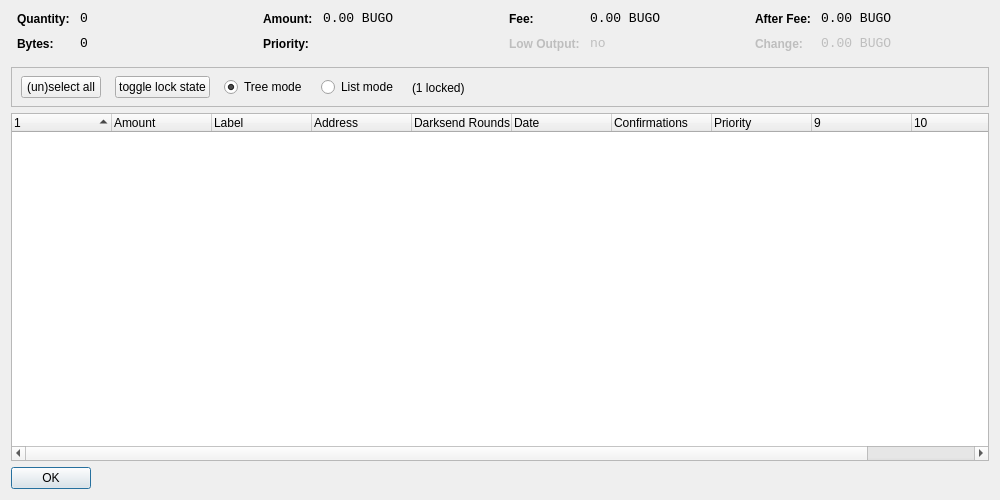
<?xml version="1.0" encoding="UTF-8"?>
<ui version="4.0">
 <class>CoinControlDialog</class>
 <widget class="QDialog" name="CoinControlDialog">
  <property name="geometry">
   <rect>
    <x>0</x>
    <y>0</y>
    <width>1000</width>
    <height>500</height>
   </rect>
  </property>
  <property name="windowTitle">
   <string>Coin Control</string>
  </property>
  <layout class="QVBoxLayout" name="verticalLayout">
   <item>
    <layout class="QHBoxLayout" name="horizontalLayoutTop" stretch="0,0,0,0">
     <property name="topMargin">
      <number>0</number>
     </property>
     <property name="bottomMargin">
      <number>10</number>
     </property>
     <item>
      <layout class="QFormLayout" name="formLayoutCoinControl1">
       <property name="horizontalSpacing">
        <number>10</number>
       </property>
       <property name="verticalSpacing">
        <number>10</number>
       </property>
       <property name="leftMargin">
        <number>6</number>
       </property>
       <property name="rightMargin">
        <number>6</number>
       </property>
       <item row="0" column="0">
        <widget class="QLabel" name="labelCoinControlQuantityText">
         <property name="styleSheet">
          <string notr="true">font-weight:bold;</string>
         </property>
         <property name="text">
          <string>Quantity:</string>
         </property>
        </widget>
       </item>
       <item row="0" column="1">
        <widget class="QLabel" name="labelCoinControlQuantity">
         <property name="font">
          <font>
           <family>Monospace</family>
           <pointsize>10</pointsize>
          </font>
         </property>
         <property name="cursor">
          <cursorShape>IBeamCursor</cursorShape>
         </property>
         <property name="contextMenuPolicy">
          <enum>Qt::ActionsContextMenu</enum>
         </property>
         <property name="text">
          <string notr="true">0</string>
         </property>
         <property name="textInteractionFlags">
          <set>Qt::LinksAccessibleByMouse|Qt::TextSelectableByKeyboard|Qt::TextSelectableByMouse</set>
         </property>
        </widget>
       </item>
       <item row="1" column="0">
        <widget class="QLabel" name="labelCoinControlBytesText">
         <property name="styleSheet">
          <string notr="true">font-weight:bold;</string>
         </property>
         <property name="text">
          <string>Bytes:</string>
         </property>
        </widget>
       </item>
       <item row="1" column="1">
        <widget class="QLabel" name="labelCoinControlBytes">
         <property name="font">
          <font>
           <family>Monospace</family>
           <pointsize>10</pointsize>
          </font>
         </property>
         <property name="cursor">
          <cursorShape>IBeamCursor</cursorShape>
         </property>
         <property name="contextMenuPolicy">
          <enum>Qt::ActionsContextMenu</enum>
         </property>
         <property name="text">
          <string notr="true">0</string>
         </property>
         <property name="textInteractionFlags">
          <set>Qt::LinksAccessibleByMouse|Qt::TextSelectableByKeyboard|Qt::TextSelectableByMouse</set>
         </property>
        </widget>
       </item>
      </layout>
     </item>
     <item>
      <layout class="QFormLayout" name="formLayoutCoinControl2">
       <property name="horizontalSpacing">
        <number>10</number>
       </property>
       <property name="verticalSpacing">
        <number>10</number>
       </property>
       <property name="leftMargin">
        <number>6</number>
       </property>
       <property name="rightMargin">
        <number>6</number>
       </property>
       <item row="0" column="0">
        <widget class="QLabel" name="labelCoinControlAmountText">
         <property name="styleSheet">
          <string notr="true">font-weight:bold;</string>
         </property>
         <property name="text">
          <string>Amount:</string>
         </property>
        </widget>
       </item>
       <item row="0" column="1">
        <widget class="QLabel" name="labelCoinControlAmount">
         <property name="font">
          <font>
           <family>Monospace</family>
           <pointsize>10</pointsize>
          </font>
         </property>
         <property name="cursor">
          <cursorShape>IBeamCursor</cursorShape>
         </property>
         <property name="contextMenuPolicy">
          <enum>Qt::ActionsContextMenu</enum>
         </property>
         <property name="text">
          <string notr="true">0.00 BUGO</string>
         </property>
         <property name="textInteractionFlags">
          <set>Qt::LinksAccessibleByMouse|Qt::TextSelectableByKeyboard|Qt::TextSelectableByMouse</set>
         </property>
        </widget>
       </item>
       <item row="1" column="0">
        <widget class="QLabel" name="labelCoinControlPriorityText">
         <property name="styleSheet">
          <string notr="true">font-weight:bold;</string>
         </property>
         <property name="text">
          <string>Priority:</string>
         </property>
        </widget>
       </item>
       <item row="1" column="1">
        <widget class="QLabel" name="labelCoinControlPriority">
         <property name="font">
          <font>
           <family>Monospace</family>
           <pointsize>10</pointsize>
          </font>
         </property>
         <property name="cursor">
          <cursorShape>IBeamCursor</cursorShape>
         </property>
         <property name="contextMenuPolicy">
          <enum>Qt::ActionsContextMenu</enum>
         </property>
         <property name="text">
          <string/>
         </property>
         <property name="textInteractionFlags">
          <set>Qt::LinksAccessibleByMouse|Qt::TextSelectableByKeyboard|Qt::TextSelectableByMouse</set>
         </property>
        </widget>
       </item>
      </layout>
     </item>
     <item>
      <layout class="QFormLayout" name="formLayoutCoinControl3">
       <property name="horizontalSpacing">
        <number>10</number>
       </property>
       <property name="verticalSpacing">
        <number>10</number>
       </property>
       <property name="leftMargin">
        <number>6</number>
       </property>
       <property name="rightMargin">
        <number>6</number>
       </property>
       <item row="0" column="0">
        <widget class="QLabel" name="labelCoinControlFeeText">
         <property name="styleSheet">
          <string notr="true">font-weight:bold;</string>
         </property>
         <property name="text">
          <string>Fee:</string>
         </property>
        </widget>
       </item>
       <item row="0" column="1">
        <widget class="QLabel" name="labelCoinControlFee">
         <property name="font">
          <font>
           <family>Monospace</family>
           <pointsize>10</pointsize>
          </font>
         </property>
         <property name="cursor">
          <cursorShape>IBeamCursor</cursorShape>
         </property>
         <property name="contextMenuPolicy">
          <enum>Qt::ActionsContextMenu</enum>
         </property>
         <property name="text">
          <string notr="true">0.00 BUGO</string>
         </property>
         <property name="textInteractionFlags">
          <set>Qt::LinksAccessibleByMouse|Qt::TextSelectableByKeyboard|Qt::TextSelectableByMouse</set>
         </property>
        </widget>
       </item>
       <item row="1" column="0">
        <widget class="QLabel" name="labelCoinControlLowOutputText">
         <property name="enabled">
          <bool>false</bool>
         </property>
         <property name="styleSheet">
          <string notr="true">font-weight:bold;</string>
         </property>
         <property name="text">
          <string>Low Output:</string>
         </property>
        </widget>
       </item>
       <item row="1" column="1">
        <widget class="QLabel" name="labelCoinControlLowOutput">
         <property name="enabled">
          <bool>false</bool>
         </property>
         <property name="font">
          <font>
           <family>Monospace</family>
           <pointsize>10</pointsize>
          </font>
         </property>
         <property name="cursor">
          <cursorShape>IBeamCursor</cursorShape>
         </property>
         <property name="contextMenuPolicy">
          <enum>Qt::ActionsContextMenu</enum>
         </property>
         <property name="text">
          <string notr="true">no</string>
         </property>
         <property name="textInteractionFlags">
          <set>Qt::LinksAccessibleByMouse|Qt::TextSelectableByKeyboard|Qt::TextSelectableByMouse</set>
         </property>
        </widget>
       </item>
      </layout>
     </item>
     <item>
      <layout class="QFormLayout" name="formLayoutCoinControl4">
       <property name="horizontalSpacing">
        <number>10</number>
       </property>
       <property name="verticalSpacing">
        <number>10</number>
       </property>
       <property name="leftMargin">
        <number>6</number>
       </property>
       <property name="rightMargin">
        <number>6</number>
       </property>
       <item row="0" column="0">
        <widget class="QLabel" name="labelCoinControlAfterFeeText">
         <property name="styleSheet">
          <string notr="true">font-weight:bold;</string>
         </property>
         <property name="text">
          <string>After Fee:</string>
         </property>
        </widget>
       </item>
       <item row="0" column="1">
        <widget class="QLabel" name="labelCoinControlAfterFee">
         <property name="font">
          <font>
           <family>Monospace</family>
           <pointsize>10</pointsize>
          </font>
         </property>
         <property name="cursor">
          <cursorShape>IBeamCursor</cursorShape>
         </property>
         <property name="contextMenuPolicy">
          <enum>Qt::ActionsContextMenu</enum>
         </property>
         <property name="text">
          <string notr="true">0.00 BUGO</string>
         </property>
         <property name="textInteractionFlags">
          <set>Qt::LinksAccessibleByMouse|Qt::TextSelectableByKeyboard|Qt::TextSelectableByMouse</set>
         </property>
        </widget>
       </item>
       <item row="1" column="0">
        <widget class="QLabel" name="labelCoinControlChangeText">
         <property name="enabled">
          <bool>false</bool>
         </property>
         <property name="styleSheet">
          <string notr="true">font-weight:bold;</string>
         </property>
         <property name="text">
          <string>Change:</string>
         </property>
        </widget>
       </item>
       <item row="1" column="1">
        <widget class="QLabel" name="labelCoinControlChange">
         <property name="enabled">
          <bool>false</bool>
         </property>
         <property name="font">
          <font>
           <family>Monospace</family>
           <pointsize>10</pointsize>
          </font>
         </property>
         <property name="cursor">
          <cursorShape>IBeamCursor</cursorShape>
         </property>
         <property name="contextMenuPolicy">
          <enum>Qt::ActionsContextMenu</enum>
         </property>
         <property name="text">
          <string notr="true">0.00 BUGO</string>
         </property>
         <property name="textInteractionFlags">
          <set>Qt::LinksAccessibleByMouse|Qt::TextSelectableByKeyboard|Qt::TextSelectableByMouse</set>
         </property>
        </widget>
       </item>
      </layout>
     </item>
    </layout>
   </item>
   <item>
    <widget class="QFrame" name="frame">
     <property name="minimumSize">
      <size>
       <width>0</width>
       <height>40</height>
      </size>
     </property>
     <property name="frameShape">
      <enum>QFrame::StyledPanel</enum>
     </property>
     <property name="frameShadow">
      <enum>QFrame::Sunken</enum>
     </property>
     <widget class="QWidget" name="horizontalLayoutWidget">
      <property name="geometry">
       <rect>
        <x>10</x>
        <y>0</y>
        <width>781</width>
        <height>41</height>
       </rect>
      </property>
      <layout class="QHBoxLayout" name="horizontalLayoutPanel" stretch="0,0,0,0,0">
       <property name="spacing">
        <number>14</number>
       </property>
       <item>
        <widget class="QPushButton" name="pushButtonSelectAll">
         <property name="sizePolicy">
          <sizepolicy hsizetype="Maximum" vsizetype="Fixed">
           <horstretch>0</horstretch>
           <verstretch>0</verstretch>
          </sizepolicy>
         </property>
         <property name="text">
          <string>(un)select all</string>
         </property>
        </widget>
       </item>
        <item>
         <widget class="QPushButton" name="pushButtonToggleLock">
          <property name="sizePolicy">
           <sizepolicy hsizetype="Maximum" vsizetype="Fixed">
            <horstretch>0</horstretch>
            <verstretch>0</verstretch>
           </sizepolicy>
          </property>
          <property name="text">
           <string>toggle lock state</string>
          </property>
          <property name="autoDefault">
           <bool>false</bool>
          </property>
         </widget>
        </item>
       <item>
        <widget class="QRadioButton" name="radioTreeMode">
         <property name="sizePolicy">
          <sizepolicy hsizetype="Maximum" vsizetype="Fixed">
           <horstretch>0</horstretch>
           <verstretch>0</verstretch>
          </sizepolicy>
         </property>
         <property name="text">
          <string>Tree mode</string>
         </property>
         <property name="checked">
          <bool>true</bool>
         </property>
        </widget>
       </item>
       <item>
        <widget class="QRadioButton" name="radioListMode">
         <property name="sizePolicy">
          <sizepolicy hsizetype="Maximum" vsizetype="Fixed">
           <horstretch>0</horstretch>
           <verstretch>0</verstretch>
          </sizepolicy>
         </property>
         <property name="text">
          <string>List mode</string>
         </property>
        </widget>
       </item>
        <item>
         <widget class="QLabel" name="labelLocked">
          <property name="text">
           <string>(1 locked)</string>
          </property>
         </widget>
        </item>
       <item>
        <spacer name="horizontalSpacer">
         <property name="orientation">
          <enum>Qt::Horizontal</enum>
         </property>
         <property name="sizeHint" stdset="0">
          <size>
           <width>40</width>
           <height>20</height>
          </size>
         </property>
        </spacer>
       </item>
      </layout>
     </widget>
    </widget>
   </item>
   <item>
    <widget class="CoinControlTreeWidget" name="treeWidget">
     <property name="contextMenuPolicy">
      <enum>Qt::CustomContextMenu</enum>
     </property>
     <property name="sortingEnabled">
      <bool>false</bool>
     </property>
     <property name="columnCount">
      <number>11</number>
     </property>
     <attribute name="headerShowSortIndicator" stdset="0">
      <bool>true</bool>
     </attribute>
     <attribute name="headerStretchLastSection">
      <bool>false</bool>
     </attribute>
     <column>
      <property name="text">
       <string/>
      </property>
     </column>
     <column>
      <property name="text">
       <string>Amount</string>
      </property>
     </column>
     <column>
      <property name="text">
       <string>Label</string>
      </property>
     </column>
     <column>
      <property name="text">
       <string>Address</string>
      </property>
     </column>
     <column>
      <property name="text">
       <string>Darksend Rounds</string>
      </property>
    </column>
     <column>
      <property name="text">
       <string>Date</string>
      </property>
     </column>
     <column>
      <property name="text">
       <string>Confirmations</string>
      </property>
      <property name="toolTip">
       <string>Confirmed</string>
      </property>
     </column>
     <column>
      <property name="text">
       <string>Priority</string>
      </property>
     </column>
     <column>
      <property name="text">
       <string/>
      </property>
     </column>
     <column>
      <property name="text">
       <string/>
      </property>
     </column>
     <column>
      <property name="text">
       <string/>
      </property>
     </column>
     <column>
      <property name="text">
       <string/>
      </property>
     </column>
    </widget>
   </item>
   <item>
    <widget class="QDialogButtonBox" name="buttonBox">
     <property name="sizePolicy">
      <sizepolicy hsizetype="Maximum" vsizetype="Fixed">
       <horstretch>0</horstretch>
       <verstretch>0</verstretch>
      </sizepolicy>
     </property>
     <property name="orientation">
      <enum>Qt::Horizontal</enum>
     </property>
     <property name="standardButtons">
      <set>QDialogButtonBox::Ok</set>
     </property>
    </widget>
   </item>
  </layout>
 </widget>
 <customwidgets>
  <customwidget>
   <class>CoinControlTreeWidget</class>
   <extends>QTreeWidget</extends>
   <header>coincontroltreewidget.h</header>
  </customwidget>
 </customwidgets>
 <resources/>
 <connections/>
</ui>
